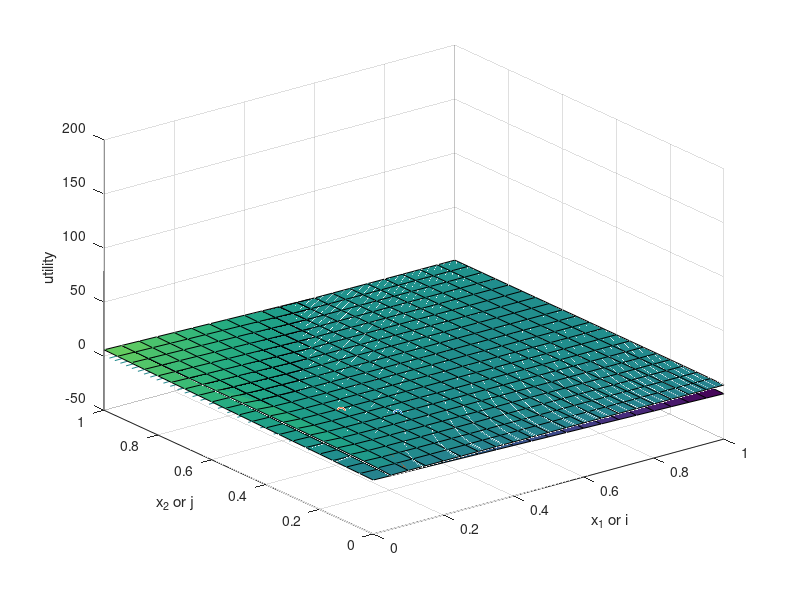

This figure's MATLAB source:
clear all
hold off
%x = -10:0.5:10;
x = 0:0.05:1;
[X,Y] = meshgrid(x);
%Z = -(Y.^2)+(X*-Y) ;
%Z = exp((X+Y) - (X-Y).^2);
%Z = (abs(X)./abs(Y)) - ((X-Y).^3);
Z = exp((-X.*Y) - ((X-Y).^2)+1)/exp(1);
W = -(X.^2) + (X.*Y) - (Y.^2) +1;
u = 0.9;
%y = 0.5 * (x + sqrt((-4*u) - (3* (x.^2)) + 4));
%z = 0.5 * (x - sqrt((-4*u) - (3* (x.^2)) + 4));
%contour3(X,Y,Z,30)
%hold on
surf(X,Y,Z)
hold on
ylim([0,1])
%plot(x,y)
%plot(x,z)
xlabel('x')
ylabel('y')
zlabel('z')


%x^2+2*x*y+y^2=0;

%%
x = [0:1:100];
%y = [0:.7:300];
alpha = 0.3;
[X1,X2] = meshgrid(x, x);
for i =1:length(X1)
    for j=1:length(X1(1,:))
        Y1(i,j)=0;
        Y1(i,j) = i/j;
        if (Y1(i,j)<5)
            Y2(i,j) = 1;
        else
            Y2(i,j)= 0;
        end
    end

end

%surf(X1, X2, Y1)
%surf(X1,X2,Y2)
%%
x = 0:0.025:1;
[X,Y] = meshgrid(x);
Z = Y.*exp(-(X+0.3).^2-((Y).^2));
contour3(X,Y,Z,30)
xlabel('water')
ylabel('base')
zlabel('utility')
%%
hold off
clear all
x = 0:0.05:1;
[X,Y] = meshgrid(x);
Z = exp(-X+Y)/exp(1);
W = exp(X+X)/exp(1);
normZ = Z - min(Z(:));
normZ = normZ ./ max(normZ(:)); % *
surf(X,Y,Z)
%contour3(X,Y,Z,50)
%%
x = 1:10;
y = 11:20;
z = x'*y;
c = randi(10,10);
surf(x,y,z,c)
%%
xlabel('water')
ylabel('base')
zlabel('utility')
hold on
%[t1,t2] = meshgrid(x);
%t2 = t2+log(0.4415);
%z = 1.2 * ones(1,21);
%t3 = meshgrid(z);

%surf(t1,t2,t3)
water = 0.3;
base = 0.3;
scatter(water,base);
u = 0.4415;
plot(x, (x+log(u)+1));
scatter(0.5*(-(log(u)+1)+water+base),0.5*((log(u)+1)+water+base))
%bod = [0.7;0.3];
%scatter(bod)
%plot(bod)
%%



%%
x = 0:0.05:1;
[X,Y] = meshgrid(x);
Z = 0.5 * (-abs(X).^2+abs(Y).^2);
normZ = Z - min(Z(:));
normZ = normZ ./ max(normZ(:)); % *
contour3(X,Y,Z,50)
xlabel('water')
ylabel('base')
zlabel('utility')

%%
clear all
x = [0:.05:1];
[X1,X2] = meshgrid(x, x);
for i =1:length(X1)
    for j=1:length(X1(1,:))
        Y1(i,j)=0;
        Y1(i,j) = 0.1*log(i) /( 0.1*log(j));
        if (Y1(i,j)<1)
            Y2(i,j) = 1;
        else
            Y2(i,j)= 0;
        end
    end

end

surf(X1, X2, Y1)
%surf(X1,X2,Y2)
xlabel('x_1 or i')
ylabel('x_2 or j')
zlabel('utility')


%%
clear all
x = [-1:0.1:5];
plot(x, (0.5*log(x)) + 0.5*log(10));
%%


%%
clear all
x = [0:.05:1];
[X1,X2] = meshgrid(x, x);
for i =1:length(X1)
    for j=1:length(X1(1,:))
        Y1(i,j)=0;
        Y1(i,j) = 0.3*i - 0.4*j;
        if (Y1(i,j)<1)
            Y2(i,j) = 1;
        else
            Y2(i,j)= 0;
        end
    end

end

surf(X1, X2, Y1)
%surf(X1,X2,Y2)
xlabel('x_1 or i')
ylabel('x_2 or j')
zlabel('utility')


%%
